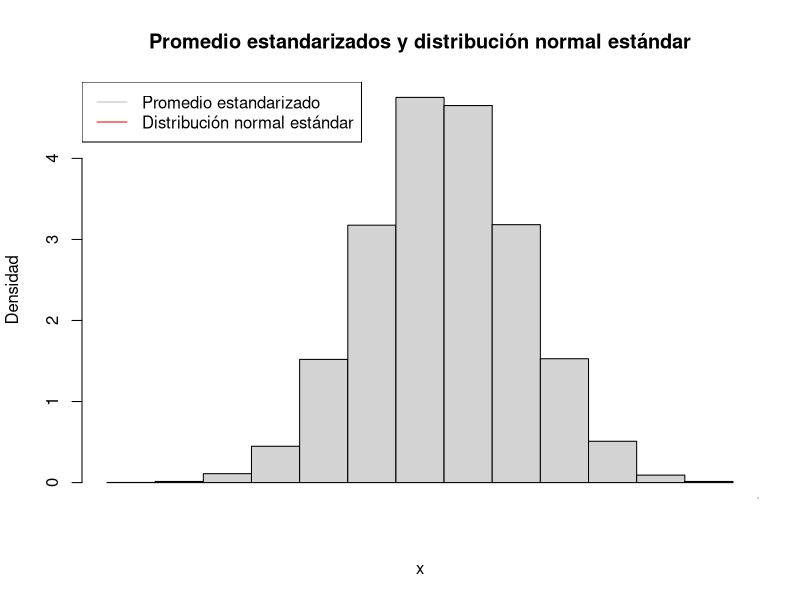

Write the R code that produced this figure. (Note: this script raises an error after producing the figure.)
v = (1:10^4)


for(i in 1:10^4){
  z=rnorm(1, mean=-4, sd=sqrt(16)/50)
  v[i] <- z
  
}
# Presentamos en un histograma los valores obtenidos en el loop
s = seq(0, 5, 0.1)
hist(v,
     main="Promedio estandarizados y distribución normal estándar",
     breaks = 20,
     xaxt="n",
     ylab="Densidad",
     xlab="x",
     freq=FALSE)
# Sobre el histograma graficamos la densidad de la distribución normal estándar
lines(s, 
      dnorm(s, mean = -4, sd = sqrt(16)/50),
      lty = 1, 
      lwd = 2)

polygon(s, 
        dnorm(s, mean = -4, sd = sqrt(16)/50), 
        col = rgb(1, 0, 0, alpha = 0.5))
# Por último agregamos una leyenda para visualizar claramente los resultados  
# y cambiamos la escala del eje
axis(1, at=s,las=1)
legend("topleft", 
       legend = c("Promedio estandarizado",
                  "Distribución normal estándar"),
       lty = 1, col = c("grey","red"), lwd =1, box.lty =1)
#Falta arreglarr NORMAL ESTANDAR
#Parte c)
#10^4 intervalos de confianza con confianza 95%
n <- 50    # El tamaño válido de la muestra
media <- 32 # la media 
desv <- 6  # La desviación estándar. Datos históricos
nivelconfianza = 0.90

zsum.test(mean.x=32,sigma.x=6, n.x=50,conf.level=0.90)

# EJ 2
# A)
alfa = 0.01
sigma = 16
mu0 = -4
sqrt_n = sqrt(50)
z = pnorm(alfa/2)
no_rc = 0
for(i in v){
  rc = abs(i - mu0) > ((sigma * z * (alfa / 2)) / sqrt_n)
  if(rc) {
    no_rc = no_rc + 1
  }
}
# Propoción de rechazo
no_rc_prop = (no_rc / 10^4) 

# B)
mu0 = -4
x = rnorm(50, mean=-4, sd=sqrt(16))
x_techo = mean(x)
prop = 0
for(Xn in v){
  add_to_prop = abs(Xn - mu0) > abs(x_techo - mu0)
  if(add_to_prop){
    prop = prop + 1
  }
}

#X = numero de exitos de la muestra
prop.test(no_rc_prop,n=50,p=0.9, alternative='less', conf.level = 0.95, correct= FALSE)


#C)
no = (pnorm(abs(x_techo - mu0)*sqrt(50))/16)*2

no

qnorm(1-0.025)
